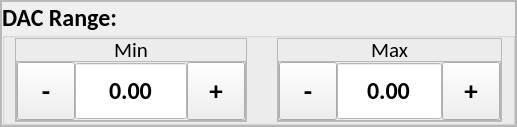
             <widget class="QFrame" name="frame_29">
              <property name="frameShape">
               <enum>QFrame::StyledPanel</enum>
              </property>
              <property name="frameShadow">
               <enum>QFrame::Raised</enum>
              </property>
              <layout class="QHBoxLayout" name="horizontalLayout_46">
               <property name="spacing">
                <number>0</number>
               </property>
               <property name="leftMargin">
                <number>0</number>
               </property>
               <property name="topMargin">
                <number>0</number>
               </property>
               <property name="rightMargin">
                <number>0</number>
               </property>
               <property name="bottomMargin">
                <number>0</number>
               </property>
               <item>
                <widget class="QFrame" name="frame_30">
                 <property name="frameShape">
                  <enum>QFrame::StyledPanel</enum>
                 </property>
                 <property name="frameShadow">
                  <enum>QFrame::Raised</enum>
                 </property>
                 <layout class="QVBoxLayout" name="verticalLayout_28">
                  <property name="spacing">
                   <number>0</number>
                  </property>
                  <property name="leftMargin">
                   <number>0</number>
                  </property>
                  <property name="topMargin">
                   <number>0</number>
                  </property>
                  <property name="rightMargin">
                   <number>0</number>
                  </property>
                  <property name="bottomMargin">
                   <number>0</number>
                  </property>
                  <item>
                   <widget class="QGroupBox" name="slp_volt_ramp_adjustment_gb">
                    <property name="minimumSize">
                     <size>
                      <width>0</width>
                      <height>112</height>
                     </size>
                    </property>
                    <property name="font">
                     <font>
                      <family>Calibri</family>
                      <pointsize>18</pointsize>
                      <weight>75</weight>
                      <bold>true</bold>
                     </font>
                    </property>
                    <property name="title">
                     <string>DAC Range:</string>
                    </property>
                    <layout class="QHBoxLayout" name="horizontalLayout_7">
                     <property name="spacing">
                      <number>30</number>
                     </property>
                     <property name="leftMargin">
                      <number>10</number>
                     </property>
                     <property name="topMargin">
                      <number>0</number>
                     </property>
                     <property name="rightMargin">
                      <number>10</number>
                     </property>
                     <property name="bottomMargin">
                      <number>0</number>
                     </property>
                     <item>
                      <widget class="QFrame" name="slp_min_frame">
                       <property name="maximumSize">
                        <size>
                         <width>1000</width>
                         <height>1000</height>
                        </size>
                       </property>
                       <property name="frameShape">
                        <enum>QFrame::StyledPanel</enum>
                       </property>
                       <property name="frameShadow">
                        <enum>QFrame::Raised</enum>
                       </property>
                       <layout class="QVBoxLayout" name="verticalLayout_6">
                        <property name="spacing">
                         <number>0</number>
                        </property>
                        <property name="leftMargin">
                         <number>0</number>
                        </property>
                        <property name="topMargin">
                         <number>0</number>
                        </property>
                        <property name="rightMargin">
                         <number>0</number>
                        </property>
                        <property name="bottomMargin">
                         <number>0</number>
                        </property>
                        <item>
                         <widget class="QLabel" name="slp_min_label">
                          <property name="minimumSize">
                           <size>
                            <width>40</width>
                            <height>22</height>
                           </size>
                          </property>
                          <property name="maximumSize">
                           <size>
                            <width>1000</width>
                            <height>22</height>
                           </size>
                          </property>
                          <property name="font">
                           <font>
                            <family>Calibri</family>
                            <pointsize>16</pointsize>
                            <weight>50</weight>
                            <bold>false</bold>
                           </font>
                          </property>
                          <property name="text">
                           <string>Min</string>
                          </property>
                          <property name="alignment">
                           <set>Qt::AlignCenter</set>
                          </property>
                         </widget>
                        </item>
                        <item>
                         <widget class="QFrame" name="frame_4">
                          <property name="minimumSize">
                           <size>
                            <width>0</width>
                            <height>58</height>
                           </size>
                          </property>
                          <property name="frameShape">
                           <enum>QFrame::StyledPanel</enum>
                          </property>
                          <property name="frameShadow">
                           <enum>QFrame::Raised</enum>
                          </property>
                          <layout class="QHBoxLayout" name="horizontalLayout_6">
                           <property name="spacing">
                            <number>0</number>
                           </property>
                           <property name="leftMargin">
                            <number>0</number>
                           </property>
                           <property name="topMargin">
                            <number>0</number>
                           </property>
                           <property name="rightMargin">
                            <number>0</number>
                           </property>
                           <property name="bottomMargin">
                            <number>0</number>
                           </property>
                           <item>
                            <widget class="QToolButton" name="slp_volt_ramp_min_minus">
                             <property name="minimumSize">
                              <size>
                               <width>58</width>
                               <height>58</height>
                              </size>
                             </property>
                             <property name="maximumSize">
                              <size>
                               <width>58</width>
                               <height>58</height>
                              </size>
                             </property>
                             <property name="font">
                              <font>
                               <pointsize>20</pointsize>
                               <weight>75</weight>
                               <bold>true</bold>
                              </font>
                             </property>
                             <property name="text">
                              <string>-</string>
                             </property>
                            </widget>
                           </item>
                           <item>
                            <widget class="QDoubleSpinBox" name="slp_volt_ramp_min_input">
                             <property name="minimumSize">
                              <size>
                               <width>0</width>
                               <height>0</height>
                              </size>
                             </property>
                             <property name="maximumSize">
                              <size>
                               <width>1000</width>
                               <height>58</height>
                              </size>
                             </property>
                             <property name="font">
                              <font>
                               <family>Calibri</family>
                               <pointsize>18</pointsize>
                              </font>
                             </property>
                             <property name="layoutDirection">
                              <enum>Qt::LeftToRight</enum>
                             </property>
                             <property name="styleSheet">
                              <string notr="true">QDoubleSpinBox {
	background-color: #FFFFFF;
}</string>
                             </property>
                             <property name="alignment">
                              <set>Qt::AlignCenter</set>
                             </property>
                             <property name="readOnly">
                              <bool>true</bool>
                             </property>
                             <property name="buttonSymbols">
                              <enum>QAbstractSpinBox::NoButtons</enum>
                             </property>
                             <property name="correctionMode">
                              <enum>QAbstractSpinBox::CorrectToPreviousValue</enum>
                             </property>
                             <property name="showGroupSeparator" stdset="0">
                              <bool>false</bool>
                             </property>
                             <property name="minimum">
                              <double>-10000.000000000000000</double>
                             </property>
                             <property name="maximum">
                              <double>10000.000000000000000</double>
                             </property>
                            </widget>
                           </item>
                           <item>
                            <widget class="QToolButton" name="slp_volt_ramp_min_plus">
                             <property name="minimumSize">
                              <size>
                               <width>58</width>
                               <height>58</height>
                              </size>
                             </property>
                             <property name="maximumSize">
                              <size>
                               <width>16777215</width>
                               <height>58</height>
                              </size>
                             </property>
                             <property name="font">
                              <font>
                               <pointsize>20</pointsize>
                               <weight>75</weight>
                               <bold>true</bold>
                              </font>
                             </property>
                             <property name="focusPolicy">
                              <enum>Qt::NoFocus</enum>
                             </property>
                             <property name="text">
                              <string>+</string>
                             </property>
                            </widget>
                           </item>
                          </layout>
                         </widget>
                        </item>
                       </layout>
                      </widget>
                     </item>
                     <item>
                      <widget class="QFrame" name="slp_max_frame">
                       <property name="minimumSize">
                        <size>
                         <width>0</width>
                         <height>0</height>
                        </size>
                       </property>
                       <property name="maximumSize">
                        <size>
                         <width>1000</width>
                         <height>1000</height>
                        </size>
                       </property>
                       <property name="frameShape">
                        <enum>QFrame::StyledPanel</enum>
                       </property>
                       <property name="frameShadow">
                        <enum>QFrame::Raised</enum>
                       </property>
                       <layout class="QVBoxLayout" name="verticalLayout_11">
                        <property name="spacing">
                         <number>0</number>
                        </property>
                        <property name="leftMargin">
                         <number>0</number>
                        </property>
                        <property name="topMargin">
                         <number>0</number>
                        </property>
                        <property name="rightMargin">
                         <number>0</number>
                        </property>
                        <property name="bottomMargin">
                         <number>0</number>
                        </property>
                        <item>
                         <widget class="QLabel" name="slp_max_label">
                          <property name="minimumSize">
                           <size>
                            <width>42</width>
                            <height>22</height>
                           </size>
                          </property>
                          <property name="maximumSize">
                           <size>
                            <width>1000</width>
                            <height>22</height>
                           </size>
                          </property>
                          <property name="font">
                           <font>
                            <family>Calibri</family>
                            <pointsize>16</pointsize>
                            <weight>50</weight>
                            <bold>false</bold>
                           </font>
                          </property>
                          <property name="text">
                           <string>Max</string>
                          </property>
                          <property name="alignment">
                           <set>Qt::AlignCenter</set>
                          </property>
                         </widget>
                        </item>
                        <item>
                         <widget class="QFrame" name="frame_5">
                          <property name="frameShape">
                           <enum>QFrame::StyledPanel</enum>
                          </property>
                          <property name="frameShadow">
                           <enum>QFrame::Raised</enum>
                          </property>
                          <layout class="QHBoxLayout" name="horizontalLayout_8">
                           <property name="spacing">
                            <number>0</number>
                           </property>
                           <property name="leftMargin">
                            <number>0</number>
                           </property>
                           <property name="topMargin">
                            <number>0</number>
                           </property>
                           <property name="rightMargin">
                            <number>0</number>
                           </property>
                           <property name="bottomMargin">
                            <number>0</number>
                           </property>
                           <item>
                            <widget class="QToolButton" name="slp_volt_ramp_max_minus">
                             <property name="minimumSize">
                              <size>
                               <width>58</width>
                               <height>58</height>
                              </size>
                             </property>
                             <property name="maximumSize">
                              <size>
                               <width>58</width>
                               <height>58</height>
                              </size>
                             </property>
                             <property name="font">
                              <font>
                               <pointsize>20</pointsize>
                               <weight>75</weight>
                               <bold>true</bold>
                              </font>
                             </property>
                             <property name="text">
                              <string>-</string>
                             </property>
                            </widget>
                           </item>
                           <item>
                            <widget class="QDoubleSpinBox" name="slp_volt_rampt_max_input">
                             <property name="minimumSize">
                              <size>
                               <width>0</width>
                               <height>0</height>
                              </size>
                             </property>
                             <property name="maximumSize">
                              <size>
                               <width>1000</width>
                               <height>58</height>
                              </size>
                             </property>
                             <property name="font">
                              <font>
                               <family>Calibri</family>
                               <pointsize>18</pointsize>
                              </font>
                             </property>
                             <property name="layoutDirection">
                              <enum>Qt::LeftToRight</enum>
                             </property>
                             <property name="styleSheet">
                              <string notr="true">QDoubleSpinBox {
	background-color: #FFFFFF;
}</string>
                             </property>
                             <property name="alignment">
                              <set>Qt::AlignCenter</set>
                             </property>
                             <property name="readOnly">
                              <bool>true</bool>
                             </property>
                             <property name="buttonSymbols">
                              <enum>QAbstractSpinBox::NoButtons</enum>
                             </property>
                             <property name="correctionMode">
                              <enum>QAbstractSpinBox::CorrectToPreviousValue</enum>
                             </property>
                             <property name="showGroupSeparator" stdset="0">
                              <bool>false</bool>
                             </property>
                             <property name="maximum">
                              <double>10000.000000000000000</double>
                             </property>
                            </widget>
                           </item>
                           <item>
                            <widget class="QToolButton" name="slp_volt_ramp_max_plus">
                             <property name="minimumSize">
                              <size>
                               <width>58</width>
                               <height>58</height>
                              </size>
                             </property>
                             <property name="maximumSize">
                              <size>
                               <width>16777215</width>
                               <height>58</height>
                              </size>
                             </property>
                             <property name="font">
                              <font>
                               <pointsize>20</pointsize>
                               <weight>75</weight>
                               <bold>true</bold>
                              </font>
                             </property>
                             <property name="focusPolicy">
                              <enum>Qt::NoFocus</enum>
                             </property>
                             <property name="text">
                              <string>+</string>
                             </property>
                            </widget>
                           </item>
                          </layout>
                         </widget>
                        </item>
                       </layout>
                      </widget>
                     </item>
                    </layout>
                   </widget>
                  </item>
                 </layout>
                </widget>
               </item>
              </layout>
             </widget>
